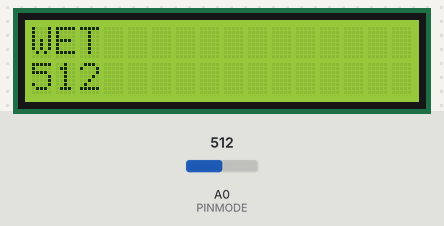
The sketch below on a simulated Arduino Uno, built with avr-gcc and run on an emulated ATmega328P. Shown: 16×2 character LCD. Inputs (shaded band) come from the test bench; at power-on: A0 (PINMODE) = 512.

Above: at 1.2 s.
1.3 s: A0 (PINMODE) set to 982
At 1.8 s:
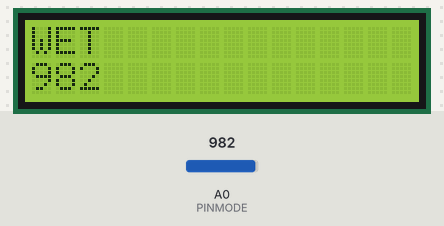
4.3 s: A0 (PINMODE) set to 1013
At 5.3 s:
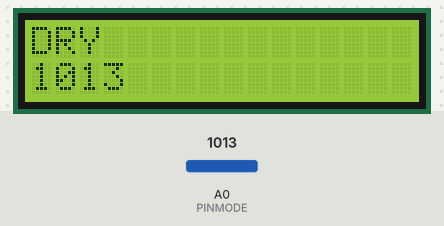
7.3 s: A0 (PINMODE) set to 1023
At 8.8 s:
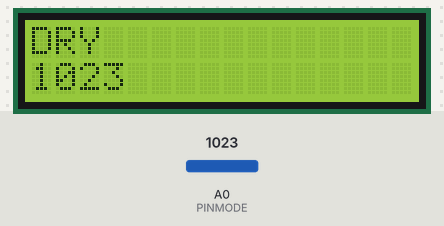
Timing chart, 0 to 10.3 s (numbered marks = the images above; inputs shaded):
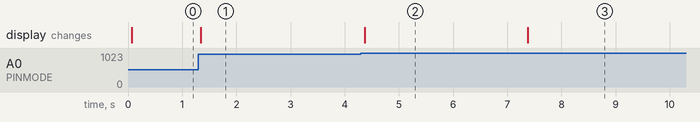

Measured:
- the behaviour switches between 999 and 1000 on A0 (PINMODE) (found by bisection; images 1 and 2)
- after the input at 1.3 s, the display: changes at once (image 1)
- after the input at 4.3 s, the display: changes after 0.07 s (image 2)
- after the input at 7.3 s, the display: changes after 0.08 s (image 3)

The sketch:

Soil_Moisture_Sensor_LCD.ino
```cpp
/*
Aralinks Coding Education
modified 27 April 2019
by Gerald Llavore
*/

// include the library code:
#include <Wire.h>
#include <LiquidCrystal_I2C.h>


// initialize the library with the numbers of the interface pins
LiquidCrystal_I2C lcd(0x27, 16, 2);


void setup() {
  pinMode(A0, INPUT);       //PINMODE

}
void loop() {

  lcd.begin(); //start 16x2 lcd screen
  lcd.setBacklight((uint8_t)1); // set the backlight for the lcd
  int soil = analogRead(A0);


  if (soil < 1000) {
    lcd.print("WET");
    lcd.setCursor(0,1); // set to the 2nd line of the lcd
    lcd.print(soil); // print soil value

   }
  else {
    lcd.print("DRY");
    lcd.setCursor(0,1);
    lcd.print(soil);

   }
}
```
